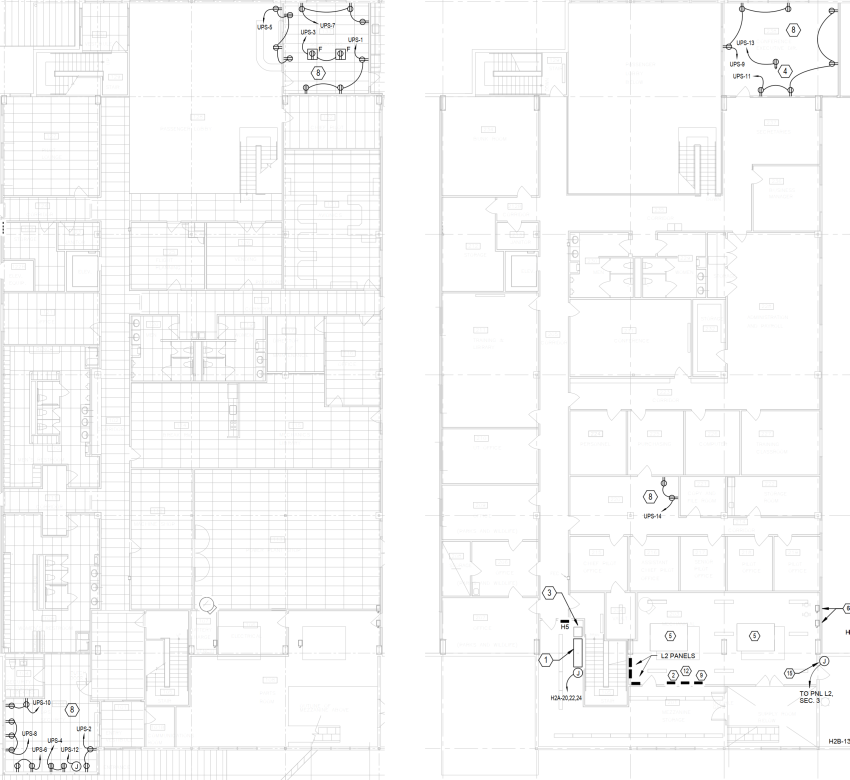
#> input picture data/plans/with_symbols/images/plan01_2019-02_RFC_38-18197-Rebid-Plans_24.png, 2548 x 2340 px (shown at 1/3 size); its folder holds only this picture in this run
$ jupyter execute --allow-errors split_labeled_imgs_generate_yolo_labels.ipynb
#> lines starting #> are read from the running program, lines starting #| are printed output that depends on the picture
[cell 1]
import os
import re
import random
from PIL import Image
import pandas as pd
import numpy as np
import matplotlib.pyplot as plt

[cell 2]
image_dir = "../data/plans/with_symbols/images/"

filelist = os.listdir(image_dir)
image_paths = [image_dir+file for file in filelist]

#### Extract data from csv label_file (output from label-studio) into two lists:
*   **data** (to be cleaned in the next step)
*   **fnames_labelfile**

[cell 3]
label_file = "../data/plans/with_symbols/raw_label_file.csv"

data = []
fnames_labelfile = []

#> (the rest of this cell did not finish here and is left out)

### Create a data dictionary containing bounding boxes of selected symbols
Also output a label_dict

[cell 4]
include_symbols = []  # get all labels
# include_symbols = ["duplex", "quad"]
# include_symbols = ["duplex", "quad", "special", "switch"]
# include_symbols = ["duplex", "duplex_3", "duplex_5", "quad", "special", "switch"]


data_dict = {}
bbx_id = 0 # this value will be incremented and act as a unique id, in the source data, for all used bounding boxes
for idx, fname in enumerate(fnames_labelfile):

    bbxs = []
    plan_data = data[idx]

    for i in range(0,len(plan_data),8):
        out1 = [float(re.findall("\d+\.\d+", data)[0]) for data in plan_data[i:i+4]] # this grabs the first 4 numnerical values: x, y, width, height

        idx1 = plan_data[i+5].index('["')
        idx2 = plan_data[i+5].index('"]')

        out2 = [plan_data[i+5][idx1+2 : idx2]] # out2 is the class labeled in label-studio
        out3 = [int(re.findall("\d+", data)[0]) for data in plan_data[i+6:i+8]] # this grabs the last 2 numnerical values:original_width, original_height
        # print(out2[0])


        if (out2[0] in include_symbols) or include_symbols==[]:
            out4 = [bbx_id] # this is a unique id for the bounding box
            bbxs.append(out1+out2+out3+[bbx_id])
            bbx_id +=1

    data_dict[fname] = bbxs


symbol_names = []
for key in data_dict.keys():
    symbol_names.append([val[4] for val in data_dict[key]])

symbol_names2 = [item for sublist in symbol_names for item in sublist]
symbol_names = list(np.unique(symbol_names2))


label_dict = {symbol_names[i]:i for i in range(len(symbol_names))}
label_dict

[cell 5]
def get_image_and_bbx_df(fname, pad=0):

#> called with pad = 0
    path = image_dir + "/" + fname
    imgfile = Image.open(path).convert('RGBA')
#> imgfile is the input picture: PIL image 2548x2340 RGBA; mean R, G, B, A 249.8, 249.8, 249.8, 255

    df = pd.DataFrame()
    n_bbxs = len(data_dict[fname])

    df['bbx_id'] = [data_dict[fname][i][7] for i in range(n_bbxs)]
    df['type'] = [data_dict[fname][i][4] for i in range(n_bbxs)]
    df['x'] = [data_dict[fname][i][0] for i in range(n_bbxs)]
    df['y'] = [data_dict[fname][i][1] for i in range(n_bbxs)]
    df['w'] = [data_dict[fname][i][2] for i in range(n_bbxs)]
    df['h'] = [data_dict[fname][i][3] for i in range(n_bbxs)]
    df['ow'] = [data_dict[fname][i][5] for i in range(n_bbxs)]
    df['oh'] = [data_dict[fname][i][6] for i in range(n_bbxs)]


    df["xmin"] = np.floor((df['x']/100)*df['ow'])+pad
    df["xmax"] = np.ceil(df["xmin"] + (df['w']/100)*df['ow'])
    df["ymin"] = np.floor((df['y']/100)*df['oh'])+pad
    df["ymax"] = np.ceil(df["ymin"] + (df['h']/100)*df['oh'])

    df["px_width"] = df["xmax"] - df["xmin"]
    df["px_height"] = df["ymax"] - df["ymin"]

    # [27 lines of commented-out code are left out]


    if pad != 0:
        w,h = imgfile.size
        paddedimg = Image.new('RGBA', (w+2*pad, h+2*pad), color='white')
        paddedimg.paste(imgfile, (pad, pad), imgfile)

        return paddedimg, df


    return imgfile, df

## Test get_image_and_bbx_df

showing bbx_id for each bounding box

#> (a cell that did not finish here is left out)

### Write yolo label files for full-size plans

[cell 7]
label_paths = []
#> (the rest of this cell did not finish here and is left out)

### Check size (pixels) of symbols on the plans

[cell 8]
px_w = []
px_h = []

for fname in fnames_labelfile:
    _, df = get_image_and_bbx_df(fname)
    px_w.append(df['px_width'].values)
    px_h.append(df['px_height'])

px_w = [value for sublist in px_w for value in sublist]
px_h = [value for sublist in px_h for value in sublist]

px_max = [max(px_w[i], px_h[i]) for i in range(len(px_w))]

plt.hist(px_max, bins=30)
plt.show()
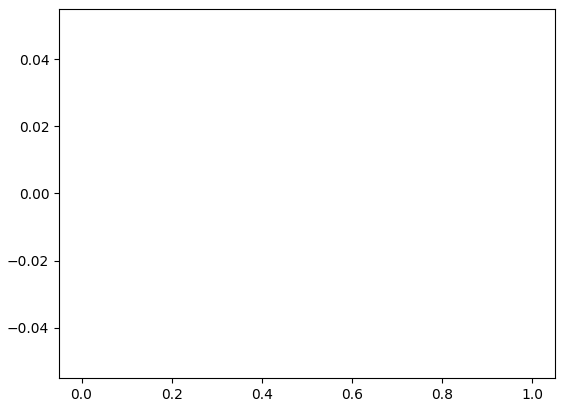
#> figure drawn by matplotlib, 1 panel

[cell 9]
# [171 lines left out: function get_crop, not called in this run]

[cell 10]
# [199 lines left out: function get_crop2, not called in this run]

### Test the get_crop function

Start by getting the image and the associated df with the bounding box data

#> (a cell that did not finish here is left out)

#> (a cell that did not finish here is left out)

[cell 13]
# [22 lines left out: function generate_crop_seeds, not called in this run]

#### Test the generate_crop_seeds function

[cell 14]
crop_size=512

#> (the rest of this cell did not finish here and is left out)

#### Generate crops and show them if they contain symbols (max crops displayed = n)

[cell 15]
n = 12
crop_size=512

#> (the rest of this cell did not finish here and is left out)

#### Save (up to) n crops + yolo label-files (.txt)

[cell 16]
empty_samples_frac = 0.3
n_max = 9999
img_pad = 100
max_crop_transl = 75
crop_size=512
crop_intersect_padding = 2
target_overlap = 0
output_dir = "../_ignore/manually_labeled_testing/_temp_output_dir/"
output_df = pd.DataFrame()


os.makedirs(output_dir+"labels_manual/")
os.makedirs(output_dir+"images_manual/")


j_not_empty = 0
j_empty = 0
for fname in fnames_labelfile:

    imgfile, df = get_image_and_bbx_df(fname, pad=img_pad)
    imgfile_array = np.array(imgfile)

    x_seed, y_seed, overlap =generate_crop_seeds(img_array=imgfile_array, crop_size=crop_size, target_overlap=target_overlap)
    # print(fname, overlap)

    for i in range(len(x_seed)):
        j = j_not_empty + j_empty
        _, _, out_img, crop_bbx_data = get_crop2(img_array=imgfile_array, img_bbx_data=df, crop_size=crop_size, x1=x_seed[i], y1=y_seed[i], max_transl=max_crop_transl, intersect_padding=crop_intersect_padding)

        if crop_bbx_data.empty == False:

            crop_img_name = str(j).zfill(4) + "_" + fname[:6] + ".png"

            crop_bbx_data["image"] = crop_img_name
            crop_bbx_data["image_id"] = j
            crop_bbx_data["has_annotation"] = True
            crop_bbx_data["class_id"] = crop_bbx_data["type"].apply(lambda x: label_dict[x])
            output_df = pd.concat([output_df, crop_bbx_data], axis=0, ignore_index=True)

            img_output_path = output_dir + "images_manual/" + crop_img_name
            txt_output_path = output_dir + "labels_manual/" + crop_img_name[:-4] + ".txt."

            temp_image = Image.fromarray(out_img)
            temp_image.save(img_output_path)

            with open(txt_output_path, mode="w") as f:
                k=1
                for idx, row in crop_bbx_data.iterrows():
                    x1rel = (row['xmin']+row['xmax'])/2/row['crop_size']
                    y1rel = (row['ymin']+row['ymax'])/2/row['crop_size']
                    wrel = (row['xmax']-row['xmin'])/row['crop_size']
                    hrel = (row['ymax']-row['ymin'])/row['crop_size']
                    label = label_dict[row['type']]

                    f.write(f"{label} {x1rel} {y1rel} {wrel} {hrel}")

                    if k!= len(crop_bbx_data):
                        f.write("\n")
                    k+=1
            j_not_empty+=1

        if crop_bbx_data.empty == True:

            if j_empty < j_not_empty*empty_samples_frac:

                crop_img_name = str(j).zfill(4) + "e_" + fname[:6] + ".png"

                crop_bbx_data =crop_bbx_data.append({"image":crop_img_name,
                                                     "image_id":j,
                                                     "has_annotation":"False",
                                                     "crop_size":crop_size,
                                                     "class_id":-1}, ignore_index=True)

                output_df = pd.concat([output_df, crop_bbx_data], axis=0, ignore_index=True)

                img_output_path = output_dir + "images_manual/" + crop_img_name
                txt_output_path = output_dir + "labels_manual/" + crop_img_name[:-4] + ".txt."

                temp_image = Image.fromarray(out_img)
                temp_image.save(img_output_path)

                with open(txt_output_path, mode="w") as f:
                    f.write("\n")

                j_empty+=1

        if j > n_max:
            break

output_df.to_csv(output_dir + "manually_labeled_images.csv", index=False)

#> (a cell that did not finish here is left out)

#> (a cell that did not finish here is left out)

#> (a cell that did not finish here is left out)

[cell 20]
# split into train, valid and test folders
train_split = 0.5
valid_split = 0.3
test_split = 0.2

os.makedirs(output_dir+"train/images")
os.makedirs(output_dir+"train/labels")
os.makedirs(output_dir+"valid/images")
os.makedirs(output_dir+"valid/labels")
os.makedirs(output_dir+"test/images")
os.makedirs(output_dir+"test/labels")

imagelist = os.listdir(output_dir+"images")
#> (the rest of this cell did not finish here and is left out)

[cell 21]
# [23 lines of commented-out code are left out]

[cell 22]
# [31 lines left out: function plot_symbols, not called in this run]

[cell 23]
def plot_symbols2(fnames, symbol_size, type='', n_each_plan=4):

#> called with symbol_size = 6, type = 'quad', n_each_plan = 2
    print(fnames)

    dfs =[]
    imgarrays = []
    n_symbols = 0

    for fname in fnames:

        if type =='': # default option, no symbol_selected
                imgfile, dftemp = get_image_and_bbx_df(fname)
                imgarrays.append(np.array(imgfile))
                dfs.append(dftemp[dftemp["type"]==type])
                n_symbols = n_symbols+len(dfs[-1])

        if type != '':
            try:
                imgfile, dftemp = get_image_and_bbx_df(fname)
                imgarrays.append(np.array(imgfile))
                dftemp = dftemp[dftemp["type"]==type]
                if len(dftemp)>=n_each_plan:
                     dftemp = dftemp.sample(n_each_plan, axis=0)
                dfs.append(dftemp)
                n_symbols = n_symbols+len(dfs[-1])
            except:
                pass


    print(f"number of {type} symbols: {n_symbols}")


    nw = 8
    nh = int(np.ceil(n_symbols/nw))

    plt.figure(figsize=((symbol_size*2),round((symbol_size*2*nh)/nw,1)))

    k = 0
    for j in range(len(imgarrays)):
        df = dfs[j]
        imgarray = imgarrays[j]

        for i in range(len(df)):
            xmin = int(df.iloc[i,8])
            xmax = int(df.iloc[i,9])
            ymin = int(df.iloc[i,10])
            ymax = int(df.iloc[i,11])


            cropped_img_array = imgarray[ymin:ymax, xmin:xmax, ::]
            plt.subplot(nh, nw, k+1)
            plt.imshow(cropped_img_array)
            # plt.title(f"{i}: {df.iloc[i,1]}")
            plt.axis("off")
            k += 1
    plt.tight_layout()

[cell 24]
plot_symbols2(fnames_labelfile, symbol_size=6, type="quad", n_each_plan=2)

[cell 25]
plot_symbols2(fnames_labelfile, symbol_size=6, type="duplex", n_each_plan=2)

[cell 26]
plot_symbols2(fnames_labelfile, symbol_size=6, type="special")

[cell 27]
plot_symbols2(fnames_labelfile, symbol_size=6, type="switch")

[cell 28]
plot_symbols2(fnames_labelfile, symbol_size=6, type="duplex_2")

[cell 29]
plot_symbols2(fnames_labelfile, symbol_size=6, type="duplex_3")

[cell 30]
plot_symbols2(fnames_labelfile, symbol_size=6, type="duplex_5")
